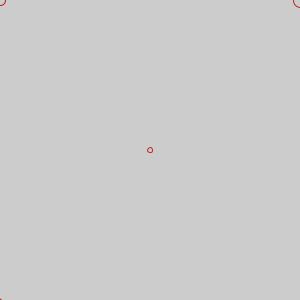
Frame 1 (no input)
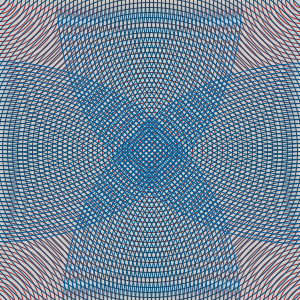
Frame 60 (the mouse pressed at the canvas centre just before this capture)
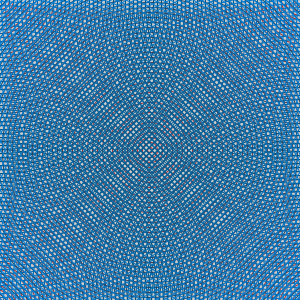
Frame 120 (the mouse held since frame 60 and released just before this capture)

The Processing sketch that drew these frames (run headless with seeded random() and noise(); from frame 60 on, the mouse is pressed at the canvas centre):

// Processing sketch: processing_79828
// ── processing_79828.pde

int diameter=5; 
float r = 188; 
float g = 36; 
float b = 36;
int x=0; 
int y=0;
int w=10;
int a = 0; 
int c = 300; 

void setup(){
 size(300,300);
 noFill();
 frameRate(80);
}
void draw(){
 stroke(r,g,b); 
 ellipse(150,150,diameter,diameter);
 diameter = diameter + 10;
 b=b+2;
 g=g+1;
 r=r-5;
 ellipse(x,y,w,w);
 x=x+5;
 y=y+5;
 w=w+2;
 ellipse(x+300,y+300,w,w);
 x=x-5;
 y=y-5;
 w=w+2;
 ellipse(x+300,y,w,w);
 x=x-5;
 y=y+5;
 w=w+2;
 ellipse(x,y+300,w,w);
 x=x+5;
 y=y-5;
 w=w+2;
}
 
